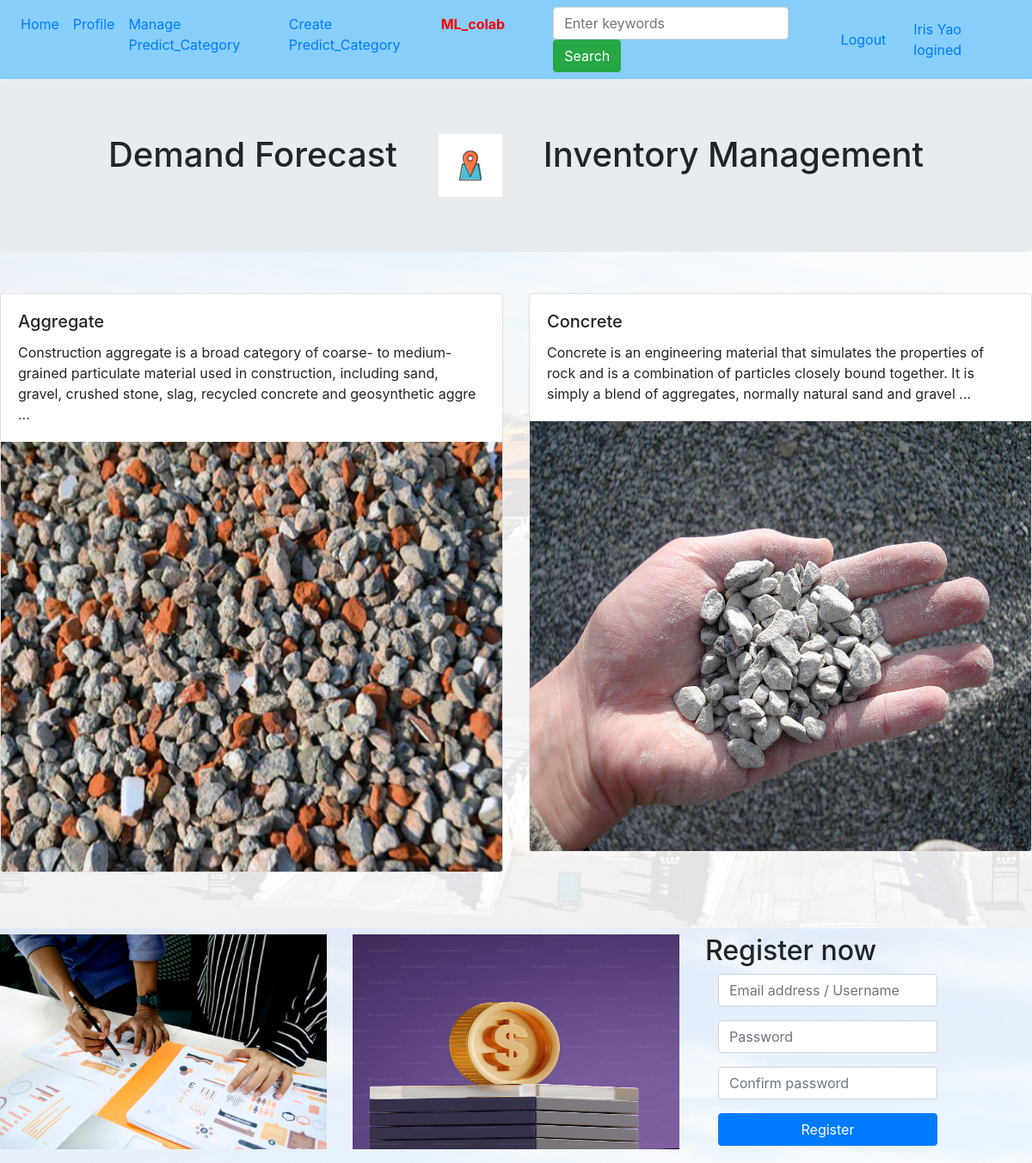
Page /home (signed in) on the committed database.
### app.py (models this page shows, shortened)
class Users(db.Model):
    id = db.Column(db.Integer, primary_key=True)
    username = db.Column(db.String(80), unique=True)
    nickname = db.Column(db.String(80))
    occupation = db.Column(db.String(80))
    educational_background = db.Column(db.String(80))
    password = db.Column(db.String(80))

class Products(db.Model):
    id = db.Column(db.Integer, primary_key=True)
    title = db.Column(db.String(100))
    text = db.Column(db.Text)

### app.py (the view, shortened to what this page needs)
@app.route("/home/<int:pagenum>", methods=["GET"])
@app.route("/home", methods=["GET", "POST"])
def home(pagenum=1):
    products = Products.query.all()
    products = list(reversed(products))
    user = None
    if "userid" in session:
        user = Users.query.filter_by(id=session["userid"]).first()
    return rt("home.html", listing=PageResult(products, pagenum), user=user)

### app.py (called while the page is built)
    def __iter__(self):
        if self.page - 1 < len(self.full_listing):
            for i in self.full_listing[self.page - 1]:
                yield i
        else:
            return None

### myapp/templates/home.html (shortened to what this page needs)
<!DOCTYPE html>
<html lang="en">
  <head>
    <link rel="stylesheet" href="https://cdn.jsdelivr.net/npm/bootstrap@4.6.2/dist/css/bootstrap.min.css">
  </head>
  <body class="bg_rgba">
    <nav class="navbar navbar-expand-lg" id="navbar">
      <div class="collapse navbar-collapse" id="navbarSupportedContent">
        <ul class="navbar-nav mr-auto">
          <li class="nav-item active">
            <a class="nav-link" href="#">Home</a>
          </li>
          <li class="nav-item active">
            <a class="nav-link" href="/profile">Profile</a>
          </li>
          {% if session['isadmin'] %}
          <li class="nav-item active">
            <a class="nav-link" href="/products">Manage Predict_Category</a>
          </li>
          <li class="nav-item active">
            <a class="nav-link" href="/products/create">Create Predict_Category</a>
          </li>
          <li class="nav-item active mr-5">
            <a class="nav-link" href="http://localhost:8888/notebooks/predict_model.ipynb">
              <strong><span style="color: red;">ML_colab</span></strong>
            </a>
          </li>
          {% endif %}
          <li class="nav-item active">
            <form class="form-inline my-2 my-lg-0 navbar-right" action="/home" method="POST">
              <div class="form-group mr-2">
                <input type="text" class="form-control" id="keyword" name="keyword" placeholder="Enter keywords">
              </div>
              <input type="submit" class="btn btn-success" id="btnSearch" value="Search">
            </form>
          </li>
        </ul>
        {% if not session['logged_in'] %}
        <form class="form-inline my-2 my-lg-0 navbar-right" action="/login" method="POST">
          <div class="form-group mr-2">
            <input type="text" class="form-control" name="email" placeholder="Email">
          </div>
          <div class="form-group mr-2">
            <input type="password" class="form-control" name="password" placeholder="Password">
          </div>
          <input type="submit" class="btn btn-success" value="Login">
        </form>
        {% else %}
        <a class="nav-link" href="/logout">Logout</a>
        <a class="nav-link" href="#">{{ user.nickname }} logined</a>
        {% endif %}
      </div>
    </nav>
    <div class="jumbotron">
      <div class="container d-flex justify-content-center">
        <div class="media">
          <div class="media-left">
            <h1 class="media-heading">Demand Forecast</h1>
          </div>
          <div class="media-left ml-5">
            <img src="/static/images/company.png" style="height:73px;width:74px;">
          </div>
          <div class="media-body ml-5">
            <h1 class="media-heading">Inventory Management</h1>
          </div>
        </div>
      </div>
    </div>
    <div class="row mt-5 mb-5">
      {% for r in listing %}
      <div class="col-md-6">
        <div class="row">
          <div class="col-md-12">
            <div class="card mb-4">
              <div class="card-body">
                <h5 class="card-title">{{ r.title|safe }}</h5>
                <p class="card-text">{{ r.text[:200]|safe }} ...</p>
              </div>
              <a href="/products/{{r.id}}">
                <img src="/static/images/{{ r.id % 10 }}.jpg" class="card-img-bottom img-fluid" style="width: 100%; height: 500px;">
              </a>
            </div>
          </div>
        </div>
      </div>
      {% endfor %}
    </div>
    <div class="row">
      {% for r in range(1,3) %}
      <div class="col-md-4">
        <figure>
          <img src="/static/images/slide{{ r % 10 }}.jpg" class="img-fluid" style="height:250px;width:500px;">
        </figure>
      </div>
      {% endfor %}
      <div class="col-md-4">
        <h2>Register now</h2>
        <form class="form-horizontal" action="/register" method="POST">
          <div class="form-group">
            <div class="col-sm-9">
              <input type="email" class="form-control" id="email" name="email" placeholder="Email address / Username">
            </div>
          </div>
          <div class="form-group">
            <div class="col-sm-9">
              <input type="password" class="form-control" id="password" name="password" placeholder="Password">
            </div>
          </div>
          <div class="form-group">
            <div class="col-sm-9">
              <input type="password" class="form-control" id="password2" name="password2" placeholder="Confirm password">
            </div>
          </div>
          <div class="form-group">
            <div class="col-sm-9">
              <input type="submit" class="btn btn-primary btn-block" value="Register">
            </div>
          </div>
        </form>
      </div>
    </div>
  </body>
</html>

### myapp/templates/home.html (style rules this page uses)
.bg_rgba { background-image: url(/static/images/bg.png); background-color: rgba(255, 255, 255, 0.886); background-blend-mode: overlay; }
.navbar { background-color: #87CEFA; }

### rows in the picture
Users: nickname "Iris Yao"
Products: title "Aggregate", text "Construction aggregate is a broad category of coarse- to medium-grained particulate material used in construction, including sand, gravel, crushed stone, slag, recycled concrete and geosynthetic aggre", shows a picture
Products: title "Concrete", text "Concrete is an engineering material that simulates the properties of rock and is a combination of particles closely bound together. It is simply a blend of aggregates, normally natural sand and gravel", shows a picture
